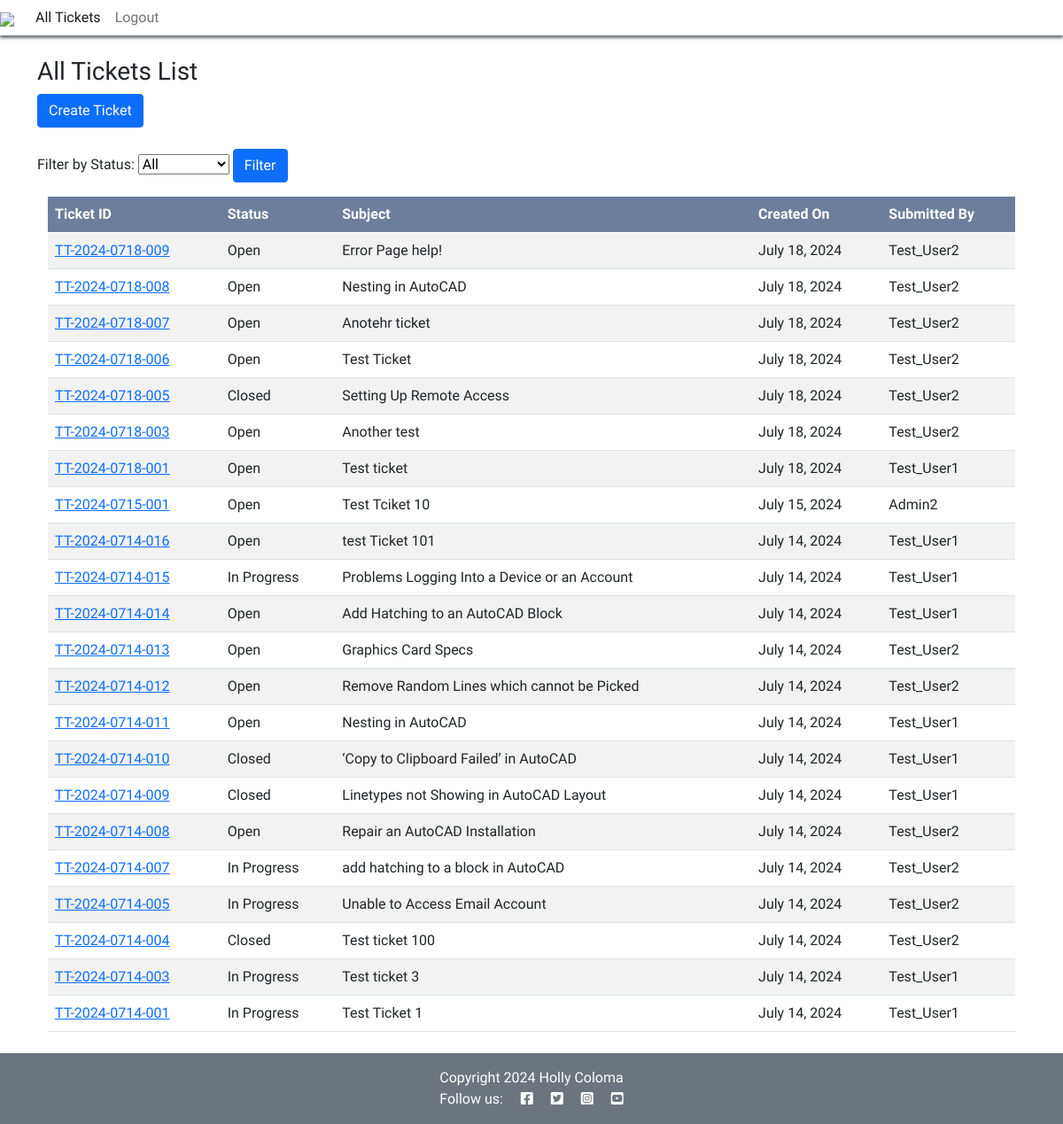
Before: / (signed in) with the older database file.
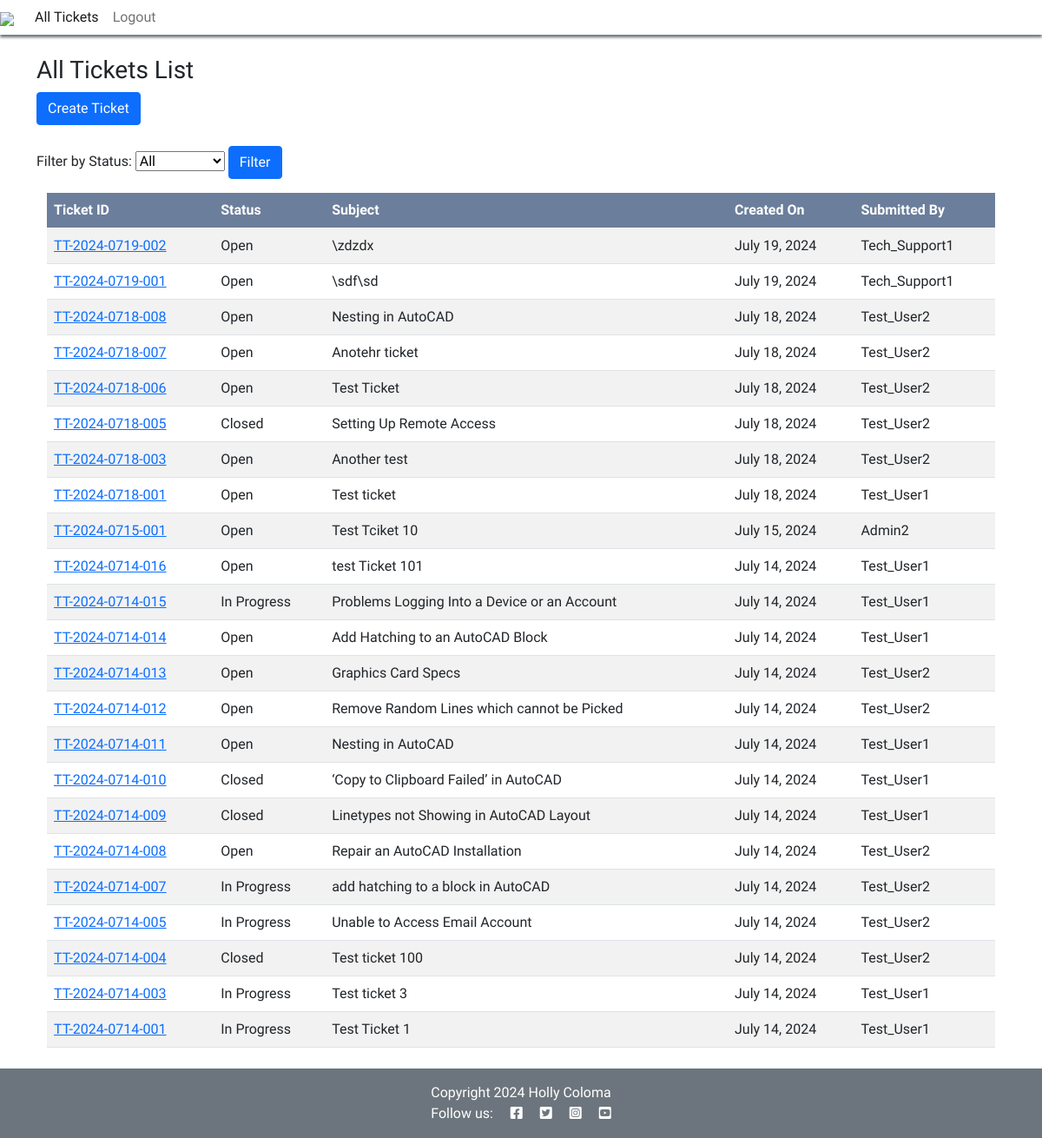
After: the same page with the newer database file.
### support/models.py (models this page shows, shortened)
class Ticket(models.Model):
    STATUS_OPTIONS = (
        ('Open', 'Open'),
        ('In Progress', 'In Progress'),
        ('Closed', 'Closed'),
    )
    ticket_id = models.CharField(max_length=20, unique=True)
    user = models.ForeignKey(User, on_delete=models.CASCADE)
    subject = models.CharField(max_length=255)
    description = models.TextField()
    status = models.CharField(max_length=20, choices=STATUS_OPTIONS, default='Open')
    created_on = models.DateTimeField(auto_now_add=True)
    updated_on = models.DateTimeField(auto_now=True)

### support/views.py (the view)
# urls.py: path('', views.home_page, name='home'),
def home_page(request):
    form = StatusFilterForm(request.GET)
    tickets = Ticket.objects.all().order_by('-created_on')
    if request.user.is_authenticated:
        if request.user.is_staff:
            tickets = tickets.order_by('-created_on')
        else:
            tickets = tickets.filter(user=request.user).order_by('-created_on')
        if form.is_valid():
            status = form.cleaned_data.get('status')
            if status:
                tickets = tickets.filter(status=status)
        return render(request, 'support/ticket_list.html', {
            'object_list': tickets,
            'filter_form': form
        })
    return render(request, 'support/index.html')

### support/forms.py
class StatusFilterForm(forms.Form):
    STATUS_OPTIONS = (
        ('', 'All'),
        ('Open', 'Open'),
        ('In Progress', 'In Progress'),
        ('Closed', 'Closed'),
    )
    status = forms.ChoiceField(choices=STATUS_OPTIONS, required=False, label='Filter by Status')

### support/templates/support/ticket_list.html (shortened to what this page needs)
{% extends "base.html" %}
{% block content %}
<div class="container mt-4">
    {% if user.is_staff %}<h3>All Tickets List</h3>{% else %}<h3>My Tickets List</h3>{% endif %}
    <div class="mb-4">
        <a href="{% url 'ticket_create' %}" class="btn btn-primary">Create Ticket</a>
    </div>
    <form method="get" action="" class="mt-3 mb-3">
        <div class="form-group">
            {{ filter_form.status.label_tag }}
            {{ filter_form.status }}
            <button type="submit" class="btn btn-primary">Filter</button>
        </div>
    </form>
    <div class="container-fluid">
        <div class="table-responsive table-scroll" data-mdb-perfect-scrollbar="true" style="position: relative; height: auto">
            <table class="table table-striped mb-0">
                <thead>
                    <tr>
                        <th scope="col">Ticket ID</th>
                        <th scope="col">Status</th>
                        <th scope="col" class="hide-mobile">Subject</th>
                        <th scope="col" class="hide-mobile">Created On</th>
                        <th scope="col" class="hide-mobile">Submitted By</th>
                    </tr>
                </thead>
                <tbody>
                    {% for ticket in object_list %}
                    <tr>
                        <td><a href="{% url 'ticket_detail' ticket.pk %}">{{ ticket.ticket_id }} </a></td>
                        <td>{{ ticket.status }}</td>
                        <td class="hide-mobile">{{ ticket.subject }}</td>
                        <td class="hide-mobile">{{ ticket.created_on|date:"F j, Y" }}</td>
                        <td class="hide-mobile">{{ ticket.user }}</td>
                    </tr>
                    {% empty %}
                    <tr>
                        <td colspan="5">No tickets found.</td>
                    </tr>
                    {% endfor %}
                </tbody>
            </table>
        </div>
    </div>
</div>
{% endblock %}

### templates/base.html (shortened to what this page needs)
{% load static %}
{% url 'home' as home_url %}
{% url 'account_login' as login_url %}
{% url 'account_signup' as signup_url %}
{% url 'account_logout' as logout_url %}
<!DOCTYPE html>
<html class="h-100" lang="en">
<head>
    <link rel="stylesheet" href="https://cdnjs.cloudflare.com/ajax/libs/font-awesome/5.15.3/css/all.min.css">
    <link href="https://cdn.jsdelivr.net/npm/bootstrap@5.0.1/dist/css/bootstrap.min.css" rel="stylesheet"
>
    <link rel="stylesheet" href="{% static 'css/style.css' %}">
</head>
<body class="d-flex flex-column h-100 main-bg">
    <nav class="navbar navbar-expand-lg navbar-light bg-white">
        <div class="container-fluid p-1">
            <a class="navbar-brand" href="{% url 'home' %}"><img src="https://res.cloudinary.com/doxcaxx9q/image/upload/v1721345745/techtackles_logo2_mmwt25.png"></a>
            <div class="collapse navbar-collapse" id="navbarText">
                <ul class="navbar-nav me-auto mb-2 mb-lg-0">
                    <li class="nav-item">
                        <a class="nav-link {% if request.path == home_url %}active{% endif %}" aria-current="page"
                            href="{% url 'home' %}">
                            {% if user.is_authenticated %}
                                {% if user.is_staff %}
                                    All Tickets
                                {% else %}
                                    My Tickets
                                {% endif %}
                            {% else %}
                                Home
                            {% endif %}
                        </a>
                    </li>
                    {% if user.is_authenticated %}
                        <li class="nav-item">
                            <a class="nav-link {% if request.path == logout_url %}active{% endif %}" aria-current="page" href="{% url 'account_logout' %}">Logout</a>
                        </li>
                    {% endif %}
                </ul>
            </div>
        </div>
    </nav>
    <main class="flex-grow-1">
        {% block content %}{% endblock content %}
    </main>
    <footer class="footer mt-auto py-3 dark-primary">
        <p class="m-0 text-center text-white">
            {% block copyright %}
            Copyright 2024 Holly Coloma
            {% endblock copyright %}
        </p>
        <p class="m-0 text-center text-white">Follow us: <i class="fab fa-facebook-square ms-3"></i>
            <i class="fab fa-twitter-square ms-3"></i>
            <i class="fab fa-instagram-square ms-3"></i>
            <i class="fab fa-youtube-square ms-3"></i>
        </p>
    </footer>
</body>
</html>

### static/css/style.css (style rules this page uses)
* { padding: 0; margin: 0; font-family: "Titillium Web", sans-serif; }
.navbar-collapse { margin: 0; padding: 0; background-color: white; }
.container-fluid.p-1 { padding: 0 !important; }
.navbar { z-index: 1000; box-shadow: 0 3px 3px #6c757d; padding: 0; position: relative; height: auto; margin-bottom: 0; }
.main-bg { padding-top: 0 !important; }
body { background: #ffffff no-repeat; min-height: 100vh; margin: 0; padding: 0; }
thead { background-color: #6b7e9b; color: white; font-weight: bold; }
.dark-primary { background-color: #6c757d; color: white; }
.footer { flex-shrink: 0; height: 80px; position: relative; }

Changed rows visible on the page:
removed Ticket: ticket_id "TT-2024-0718-009", status "Open", subject "Error Page help!", created_on "July 18, 2024", user "Test_User2"
added Ticket: ticket_id "TT-2024-0719-002", status "Open", subject "\\zdzdx", created_on "July 19, 2024", user "Tech_Support1"
added Ticket: ticket_id "TT-2024-0719-001", status "Open", subject "\\sdf\\sd", created_on "July 19, 2024", user "Tech_Support1"
